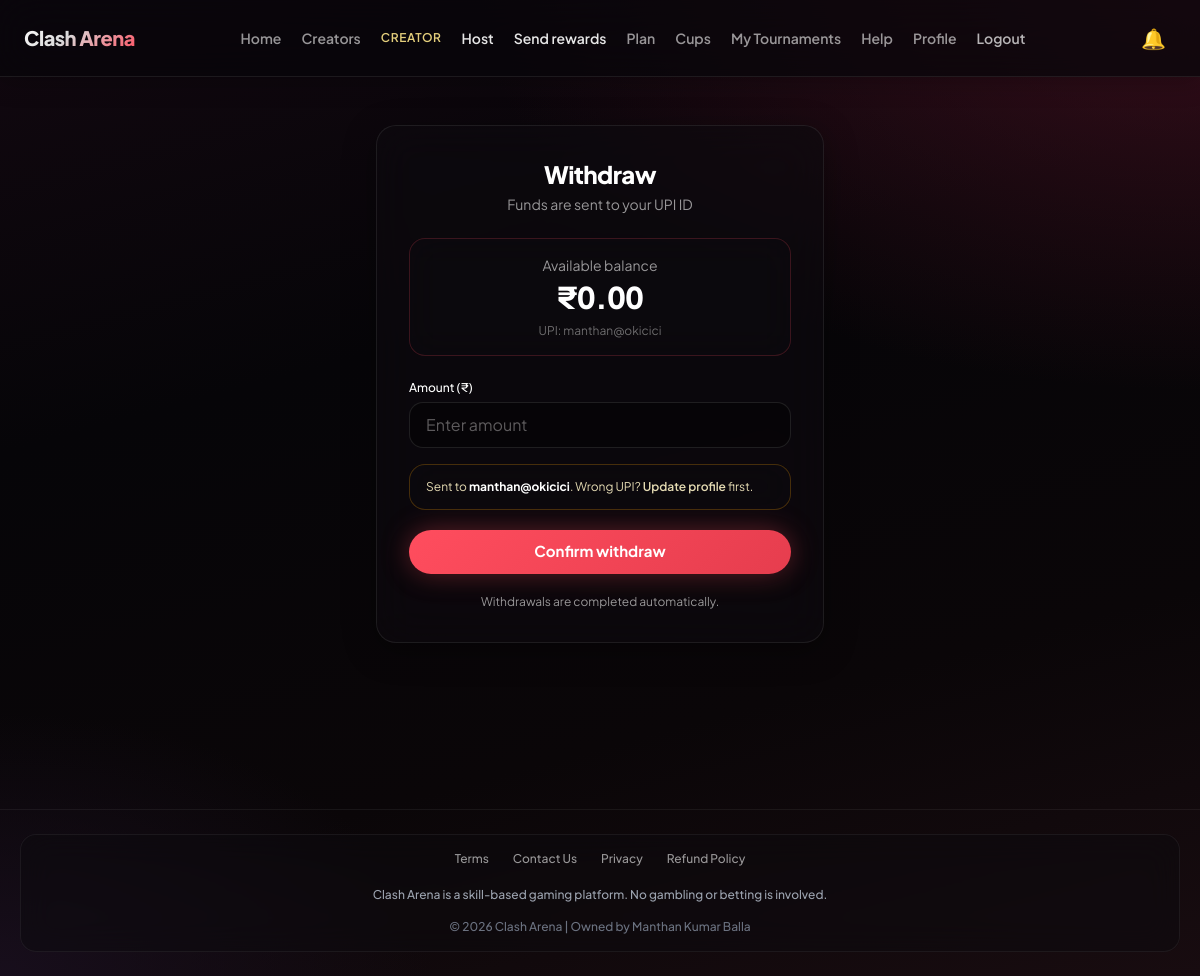
The app's page /withdraw/ (signed in), older data.
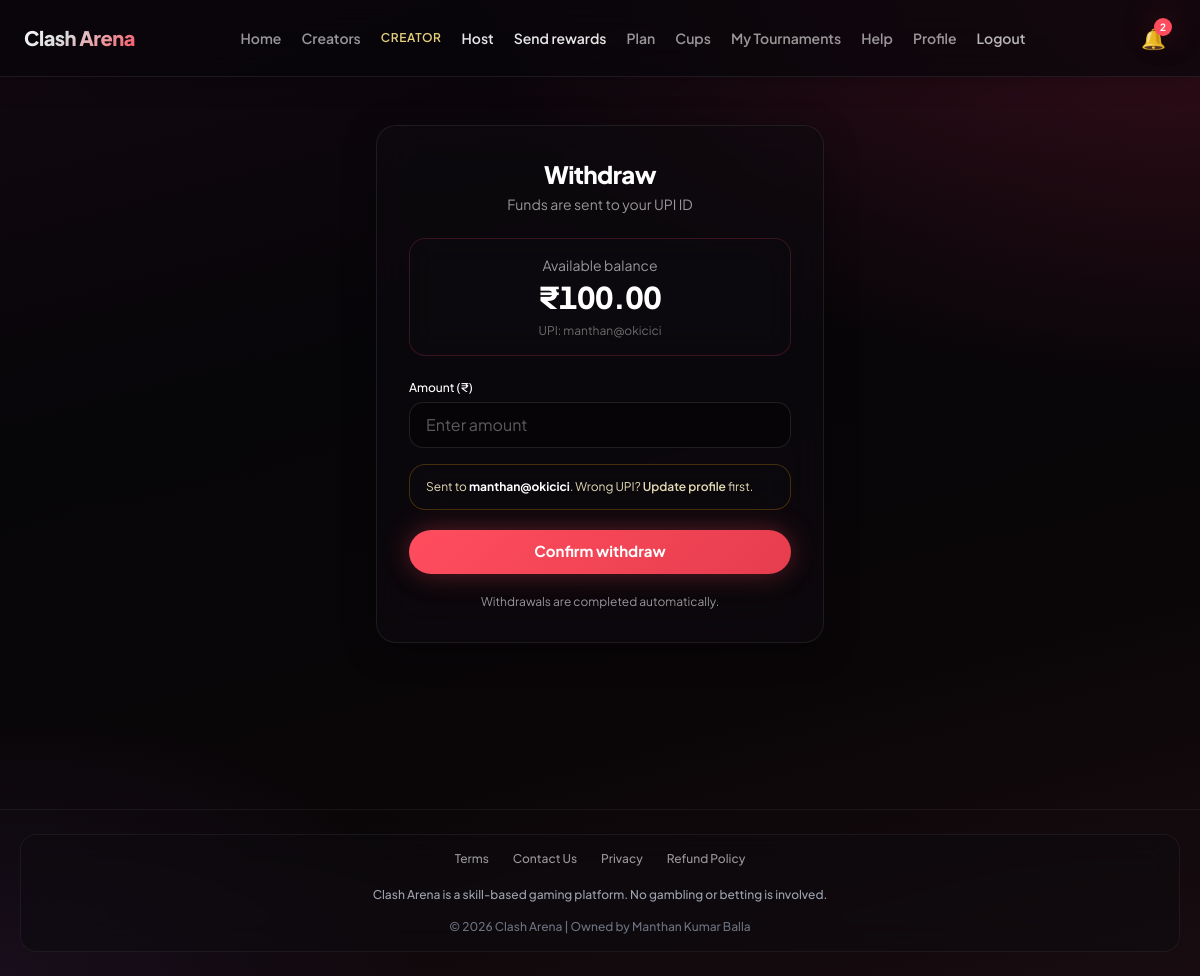
The same page, newer data.
### core/models.py (models this page shows, shortened)
class Profile(models.Model):
    PLAN_CHOICES = [
        ('none', 'No Plan'),
        ('1month', '1 Month'),
        ('3month', '3 Months'),
        ('1year', '1 Year'),
    ]
    user = models.OneToOneField(User, on_delete=models.CASCADE)
    is_creator = models.BooleanField(default=False)
    is_admin = models.BooleanField(default=False)
    upi_id = models.CharField(max_length=100, blank=True, null=True)
    reward_balance = models.DecimalField(max_digits=10, decimal_places=2, default=0.00)
    creator_plan = models.CharField(max_length=20, choices=PLAN_CHOICES, default='none')
    plan_expiry = models.DateTimeField(null=True, blank=True)
    tournaments_created_this_month = models.IntegerField(default=0)
    notify_new_tournaments = models.BooleanField(default=True)
    trophies = models.IntegerField(default=0)
    ingame_username = models.CharField(max_length=100, blank=True, null=True)
    trust_score = models.IntegerField(default=100)
    def is_complete(self):
        return bool(self.upi_id and self.user.first_name and self.user.email and self.ingame_username)

### core/views.py (the view, shortened to what this page needs)
# urls.py: path('withdraw/', withdraw_view, name='withdraw'),
@login_required
def withdraw_view(request):
    profile = request.user.profile
    if not profile.is_complete():
        return redirect('/profile/?incomplete=1')
    return render(request, 'withdraw.html', {'profile': profile})

### core/context_processors.py (called while the page is built)
def unread_notifications(request):
    if request.user.is_authenticated:
        qs = Notification.objects.filter(
            user=request.user, is_read=False
        )
        count = qs.count()
        recent = Notification.objects.filter(user=request.user).order_by('-created_at')[:8]
        return {'unread_count': count, 'recent_notifications': recent}
    return {'unread_count': 0, 'recent_notifications': []}

### templates/withdraw.html (shortened to what this page needs)
{% extends "base.html" %}
{% block content %}
<div class="flex items-center justify-center px-3 sm:px-4 py-8 sm:py-12 min-h-[50vh]">
    <div class="ca-glass p-5 sm:p-8 w-full max-w-md">
        <h1 class="text-xl sm:text-2xl font-extrabold text-white mb-1 text-center tracking-tight">Withdraw</h1>
        <p class="ca-muted text-sm text-center mb-6">Funds are sent to your UPI ID</p>
        <div class="ca-glass-sm border border-ca-accent/20 p-4 mb-6 text-center">
            <p class="ca-muted text-sm">Available balance</p>
            <p class="text-3xl font-extrabold text-white mt-1 tabular-nums">₹{{ profile.reward_balance }}</p>
            <p class="text-white/40 text-xs mt-2 break-all">UPI: {{ profile.upi_id }}</p>
        </div>
        <form method="POST">
            <label class="ca-label text-xs font-medium mb-1.5 block">Amount (₹)</label>
            <input type="number" name="amount"
                   placeholder="Enter amount"
                   min="1"
                   max="{{ profile.reward_balance }}"
                   required
                   class="ca-input mb-4">
            <div class="ca-glass-sm border border-amber-500/25 px-4 py-3 mb-5">
                <p class="text-amber-100/90 text-xs leading-relaxed">
                    Sent to <span class="font-bold text-white">{{ profile.upi_id }}</span>.
                    Wrong UPI? <a href="/profile/" class="ca-link font-semibold">Update profile</a> first.
                </p>
            </div>
            <button type="submit" class="ca-btn w-full">
                Confirm withdraw
            </button>
        </form>
        <p class="ca-muted text-xs text-center mt-5">Withdrawals are completed automatically.</p>
    </div>
</div>
{% endblock %}

Row changes from the older to the newer data that the page shows:
changed Profile "manthan@okicici": reward_balance "0.00" → "100.00"
Text that changed along with them:
{{ unread_count }}: (not shown) → "2"
